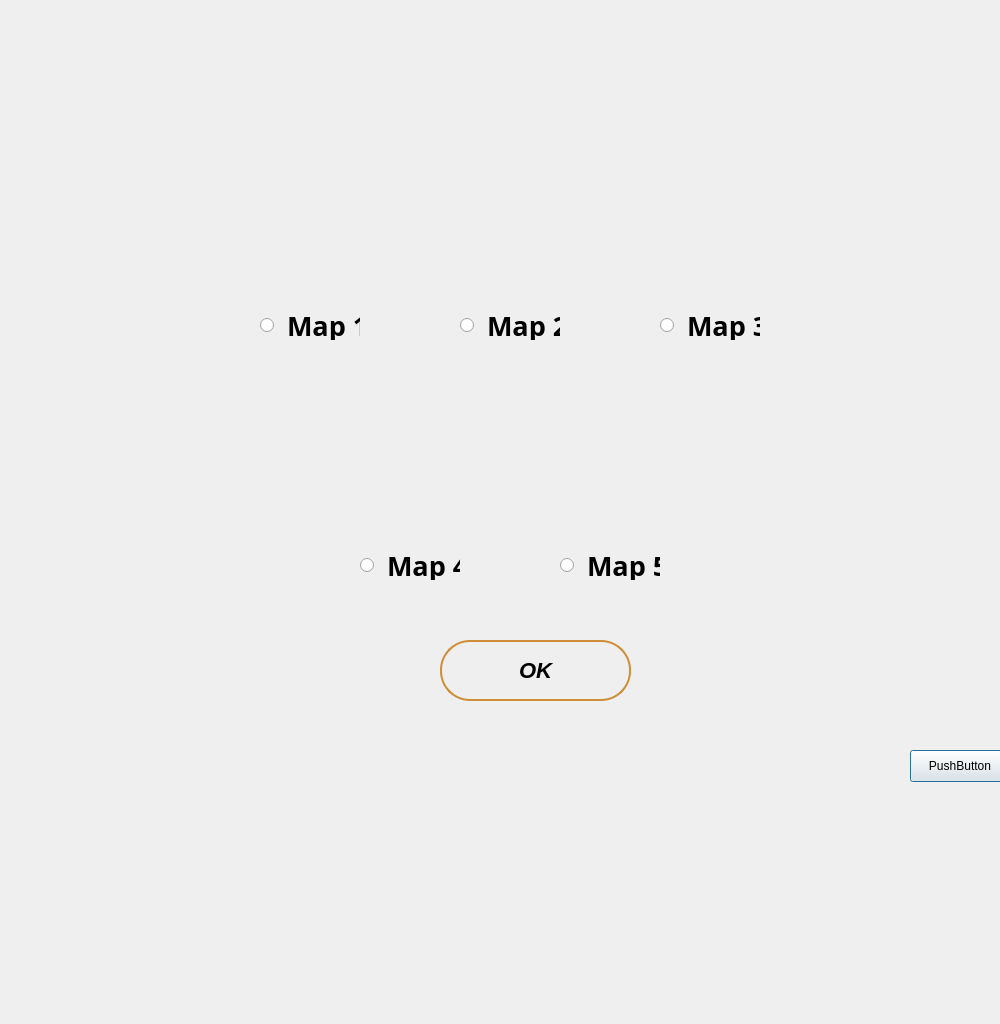
<?xml version="1.0" encoding="UTF-8"?>
<ui version="4.0">
 <class>SelectMap</class>
 <widget class="QDialog" name="SelectMap">
  <property name="geometry">
   <rect>
    <x>0</x>
    <y>0</y>
    <width>1000</width>
    <height>1024</height>
   </rect>
  </property>
  <property name="windowTitle">
   <string>Dialog</string>
  </property>
  <widget class="QLabel" name="background3Label">
   <property name="geometry">
    <rect>
     <x>0</x>
     <y>-50</y>
     <width>2200</width>
     <height>900</height>
    </rect>
   </property>
   <property name="styleSheet">
    <string notr="true">QWidget {
    background-image: url(&quot;:/image/mao.jpg&quot;);
    background-repeat: no-repeat;
    background-position: center;
}</string>
   </property>
   <property name="text">
    <string/>
   </property>
   <property name="pixmap">
    <pixmap resource="images.qrc">:/image/map.jpg</pixmap>
   </property>
  </widget>
  <widget class="QPushButton" name="pushButton_2">
   <property name="geometry">
    <rect>
     <x>910</x>
     <y>750</y>
     <width>100</width>
     <height>32</height>
    </rect>
   </property>
   <property name="text">
    <string>PushButton</string>
   </property>
  </widget>
  <widget class="QRadioButton" name="radioButton1">
   <property name="geometry">
    <rect>
     <x>260</x>
     <y>310</y>
     <width>100</width>
     <height>30</height>
    </rect>
   </property>
   <property name="font">
    <font>
     <family>American Typewriter</family>
     <pointsize>20</pointsize>
     <italic>false</italic>
     <bold>true</bold>
    </font>
   </property>
   <property name="styleSheet">
    <string notr="true">QRadioButton{
color: dark-brown;

}</string>
   </property>
   <property name="text">
    <string> Map 1</string>
   </property>
  </widget>
  <widget class="QRadioButton" name="radioButton2">
   <property name="geometry">
    <rect>
     <x>460</x>
     <y>310</y>
     <width>100</width>
     <height>30</height>
    </rect>
   </property>
   <property name="font">
    <font>
     <family>American Typewriter</family>
     <pointsize>20</pointsize>
     <bold>true</bold>
    </font>
   </property>
   <property name="styleSheet">
    <string notr="true">QRadioButton{
color: dark-brown;

}</string>
   </property>
   <property name="text">
    <string> Map 2</string>
   </property>
  </widget>
  <widget class="QRadioButton" name="radioButton3">
   <property name="geometry">
    <rect>
     <x>660</x>
     <y>310</y>
     <width>100</width>
     <height>30</height>
    </rect>
   </property>
   <property name="font">
    <font>
     <family>American Typewriter</family>
     <pointsize>20</pointsize>
     <bold>true</bold>
    </font>
   </property>
   <property name="styleSheet">
    <string notr="true">QRadioButton{
color: dark-brown;

}</string>
   </property>
   <property name="text">
    <string> Map 3</string>
   </property>
  </widget>
  <widget class="QRadioButton" name="radioButton4">
   <property name="geometry">
    <rect>
     <x>360</x>
     <y>550</y>
     <width>100</width>
     <height>30</height>
    </rect>
   </property>
   <property name="font">
    <font>
     <family>American Typewriter</family>
     <pointsize>20</pointsize>
     <bold>true</bold>
    </font>
   </property>
   <property name="styleSheet">
    <string notr="true">QRadioButton{
color: dark-brown;

}
</string>
   </property>
   <property name="text">
    <string> Map 4</string>
   </property>
  </widget>
  <widget class="QRadioButton" name="radioButton5">
   <property name="geometry">
    <rect>
     <x>560</x>
     <y>550</y>
     <width>100</width>
     <height>30</height>
    </rect>
   </property>
   <property name="font">
    <font>
     <family>American Typewriter</family>
     <pointsize>20</pointsize>
     <bold>true</bold>
    </font>
   </property>
   <property name="styleSheet">
    <string notr="true">QRadioButton{
color: dark-brown;

}</string>
   </property>
   <property name="text">
    <string> Map 5</string>
   </property>
  </widget>
  <widget class="QPushButton" name="okButton">
   <property name="geometry">
    <rect>
     <x>440</x>
     <y>640</y>
     <width>191</width>
     <height>61</height>
    </rect>
   </property>
   <property name="font">
    <font>
     <family>Segoe UI</family>
     <pointsize>-1</pointsize>
     <italic>true</italic>
     <bold>true</bold>
    </font>
   </property>
   <property name="styleSheet">
    <string notr="true">QPushButton {
    color: black;
    font-size: 22px;
    font-weight: bold;
    font-family: &quot;Segoe UI&quot;, &quot;Arial&quot;;
    padding: 12px 30px;

    border-radius: 30px;

    background: qlineargradient(
        x1:0 y1:0, x2:0 y2:1,
        stop:0 #cf8d37,
        stop:0.4 #e8c469,
        stop:0.6 #f0e3cf,
        stop:1 #cf8d37
    );

    border: 2px solid #cf8d37;
}

QPushButton:hover {
    background: qlineargradient(
        x1:0 y1:0, x2:0 y2:1,
        stop:0 #b98751,
        stop:0.4 #e2d4a8,
        stop:0.6 #f7eddb,
        stop:1 #b98751
    );
}

QPushButton:pressed {
    background: qlineargradient(
        x1:0 y1:0, x2:0 y2:1,
        stop:0 #8c6138,
        stop:0.4 #c8b486,
        stop:0.6 #e3d3ba,
        stop:1 #8c6138
    );
    border: 2px solid #8c6138;
}</string>
   </property>
   <property name="text">
    <string>OK</string>
   </property>
  </widget>
 </widget>
 <resources>
  <include location="images.qrc"/>
 </resources>
 <connections/>
</ui>
